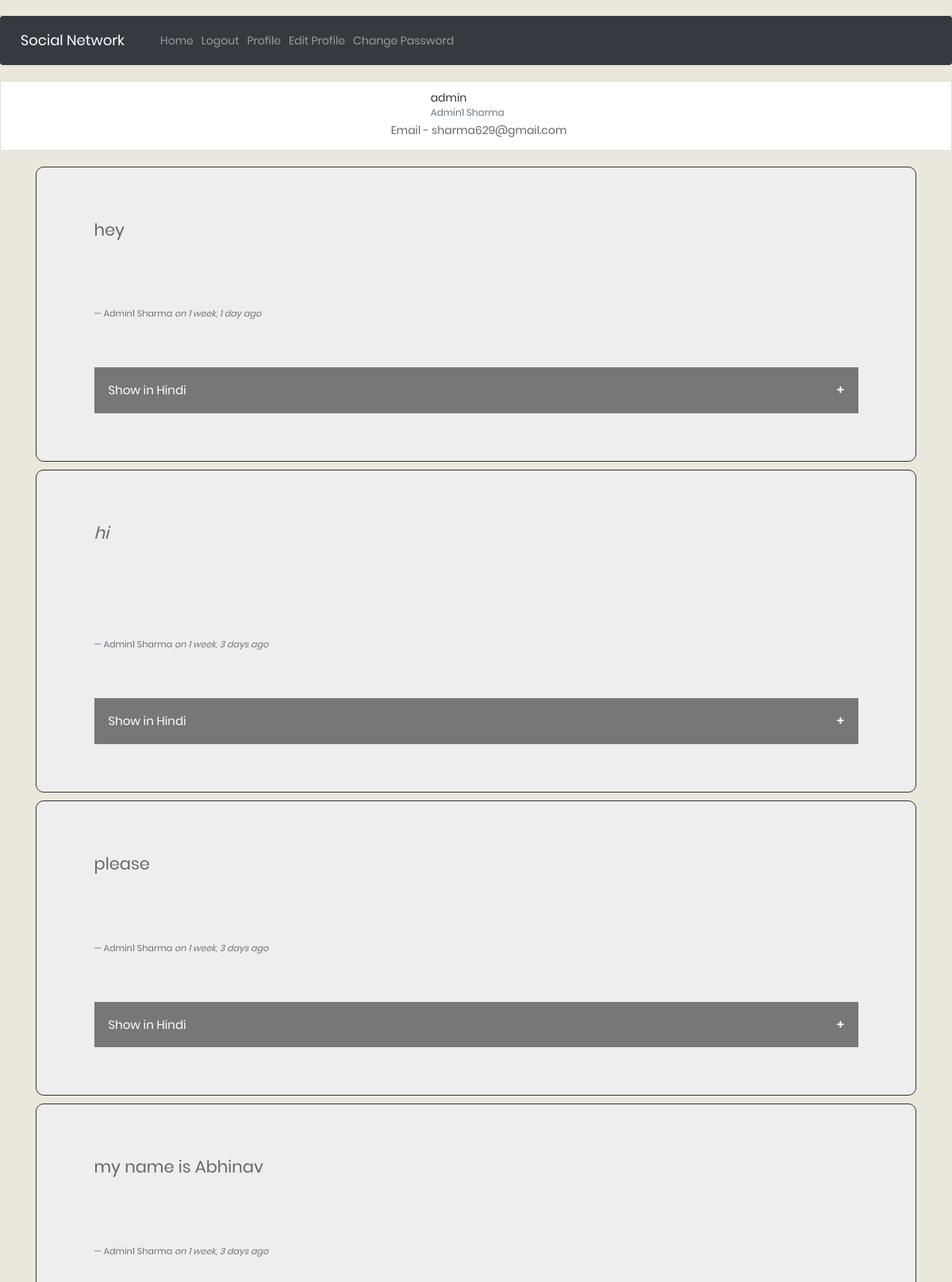
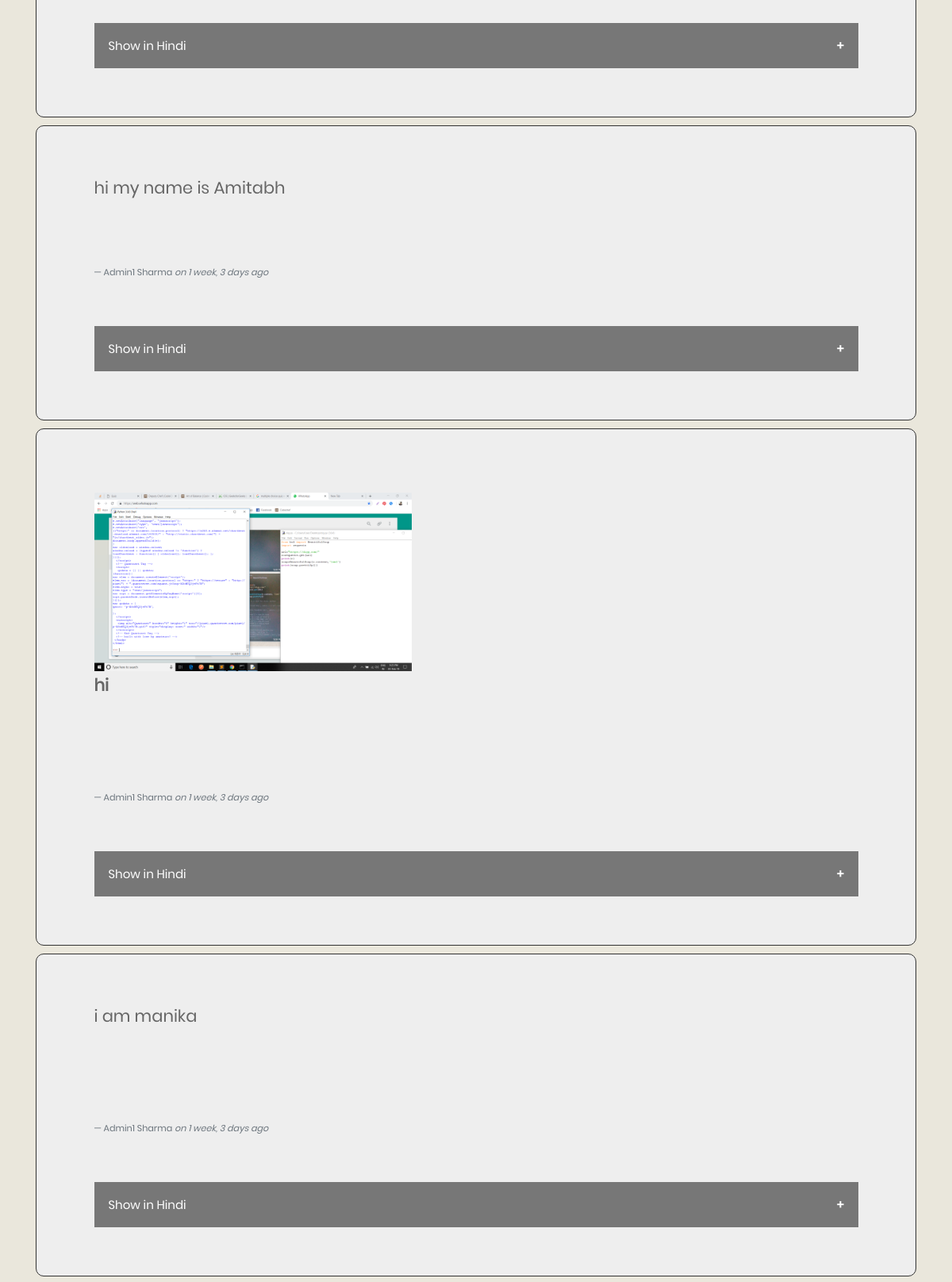
The page /account/profile/ (signed in, upper part) on the database its author committed (2 pictures, top to bottom).
### accounts/models.py (models this page shows)
class Post(models.Model):
	post=models.CharField(max_length=500)
	translated_post = models.CharField(max_length=500,default="")
	user=models.ForeignKey(User,on_delete=models.CASCADE)
	postImg=models.ImageField(upload_to='account', blank=True, null=True)
	postVid=models.FileField(upload_to='account', blank=True, null=True)
	created=models.DateTimeField(auto_now_add=True)
	update=models.DateTimeField(auto_now=True)

### accounts/views.py (the view)
def view_profile(request):
    posts_list=Post.objects.all().order_by('-created')
    post_list = posts_list.filter(user=request.user)
    args = {'user':request.user,'posts':post_list}
    return render(request,'accounts/profile.html',args)

### accounts/templates/accounts/profile.html (shortened to what this page needs)
{% extends 'base.html' %}
{% load humanize %}
{% load static %}
{% block head %}
  <link rel="stylesheet" type="text/css" href="{% static 'quizportal/css/main.css' %}">
  <link rel="stylesheet" href="https://maxcdn.bootstrapcdn.com/bootstrap/3.4.0/css/bootstrap.min.css">
  <link href="https://gitcdn.github.io/bootstrap-toggle/2.2.2/css/bootstrap-toggle.min.css" rel="stylesheet">
  <link rel="stylesheet" type="text/css" href="{% static 'quizportal/css/main.css' %}">
{% endblock %}
{% block body %}
   	   <div class="card" style="width: 100%;">
            <div class="card-body" style="margin-left: 40%;">
               <h5 class="card-title" style="margin-left: 50px;">{{user}}</h5>
               <h6 class="card-subtitle mb-2 text-muted" style="margin-left: 50px";>{{user.first_name}} {{ user.last_name}}  </h6>
               <p class="card-text">Email - {{user.email}}</p>
            </div>
         </div>
         <br>
         <div class="container">
            {% for post in posts%}
      <div class="jumbotron jumbotron-fluid" style="margin-bottom: 10px;border: 1px solid;border-radius: 10px;width: 100%;">
         <div class="card-body">
            {% if post.postImg %}
            <br>
            <img class="card-img-top"  src="{{post.postImg.url}}" alt="Card image" style="width:400px;" style="height:400px;">
            {% endif %}
            <p class="card-text" id="card-text" style="padding-bottom: 25px;display: inline; ">{{ post.post | safe }}</p>
            <br>
              <footer class="blockquote-footer" style="margin-top: 80px;margin-bottom: 0%">{{ post.user.get_full_name }}<cite title="Source Title"> on {{ post.created |naturaltime }}</cite></footer>
              <br>
              <br>
              <br>
              <button class="collapsible">Show in Hindi</button>
         </div>
        </div>
       {% endfor %}
         </div>
{% endblock %}

### accounts/templates/base.html (shortened to what this page needs)
<html>
<head>
	<link rel="stylesheet" href="https://stackpath.bootstrapcdn.com/bootstrap/4.2.1/css/bootstrap.min.css">
	{% block head %}{% endblock %}
</head>
<body>
	<br>
	<nav class="navbar navbar-expand-sm navbar-dark bg-dark">
      <a class="navbar-brand" href="/">Social Network</a>
      <div class="collapse navbar-collapse" id="navbarsExample03">
      	{% if user.is_authenticated %}
        <ul class="navbar-nav mr-auto">
          <li class="nav-item">
            <a class="nav-link" href="/">Home</a>
          </li>
          <li class="nav-item ">
            <a class="nav-link " href="/account/logout">Logout</a>
          </li>
          <li class="nav-item ">
            <a class="nav-link " href="/account/profile">Profile</a>
          </li>
          <li class="nav-item ">
            <a class="nav-link " href="/account/profile/edit">Edit Profile</a>
          </li>
          <li class="nav-item ">
            <a class="nav-link " href="/account/change-password">Change Password</a>
          </li>
      </ul>
      {% endif %}
      </div>
    </nav>
	{% block body %}
	{% endblock %}
</body>
</html>

### accounts/static/quizportal/css/main.css (style rules this page uses)
* { margin: 0px; padding: 0px; box-sizing: border-box; }
body, html { height: 100%; font-family: Poppins-Regular, sans-serif; background-color: #EAE7DC; }
a { font-family: Poppins-Regular; font-size: 14px; line-height: 1.7; color: #666666; margin: 0px; transition: all 0.4s; -webkit-transition: all 0.4s; -o-transition: all 0.4s; -moz-transition: all 0.4s; }
h1,h2,h3,h4,h5,h6 { margin: 0px; }
p { font-family: Poppins-Regular; font-size: 14px; line-height: 1.7; color: #666666; margin: 0px; }
ul, li { margin: 0px; list-style-type: none; }
button { outline: none !important; border: none; background: transparent; }
.collapsible { background-color: #777; color: white; cursor: pointer; padding: 18px; width: 100%; border: none; text-align: left; outline: none; font-size: 15px; }
.collapsible:after { content: '\002B'; color: white; font-weight: bold; float: right; margin-left: 5px; }

### accounts/templates/accounts/profile.html (style rules this page uses)
.collapsible { background-color: #777; color: white; cursor: pointer; padding: 18px; width: 100%; border: none; text-align: left; outline: none; font-size: 15px; }
.collapsible:after { content: '\002B'; color: white; font-weight: bold; float: right; margin-left: 5px; }

### rows shown on the page
Post: post "hey", user.get_full_name "Admin1 Sharma", created "1 week, 1 day ago"
Post: post "hi", user.get_full_name "Admin1 Sharma", created "1 week, 3 days ago"
Post: post "please", user.get_full_name "Admin1 Sharma", created "1 week, 3 days ago"
Post: post "my name is Abhinav", user.get_full_name "Admin1 Sharma", created "1 week, 3 days ago"
Post: post "hi my name is Amitabh", user.get_full_name "Admin1 Sharma", created "1 week, 3 days ago"
Post: postImg (picture), post "hi", user.get_full_name "Admin1 Sharma", created "1 week, 3 days ago"
Post: post "i am manika", user.get_full_name "Admin1 Sharma", created "1 week, 3 days ago"

### other values the page prints
{{ user }} "admin"
{{ user.first_name }} "Admin1"
{{ user.last_name }} "Sharma"
{{ user.email }} "sharma629@gmail.com"
